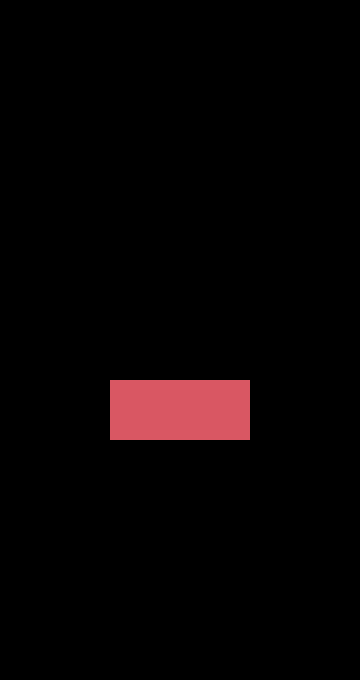

This game map was drawn from its Tiled (.tmx) file and the tilesets committed beside it. A one-line description and the full map source follow:
An orthogonal 36x68 tile map with 10x10 px tiles, 1 tile layer (walls) and 16 objects.

<map version="1.5" tiledversion="1.7.0" orientation="orthogonal" renderorder="right-down" width="36" height="68" tilewidth="10" tileheight="10" infinite="0" nextlayerid="4" nextobjectid="36">
 <editorsettings>
  <export target="maps.json" format="json" />
 </editorsettings>
 <tileset firstgid="1" name="colortile" tilewidth="10" tileheight="10" tilecount="4" columns="4">
  <image source="tileset.png" width="40" height="10" />
  <tile id="0">
   <properties>
    <property name="collides" type="bool" value="false" />
   </properties>
  </tile>
  <tile id="1">
   <properties>
    <property name="collides" type="bool" value="false" />
    <property name="isOpaque" value="false" />
   </properties>
  </tile>
  <tile id="2">
   <properties>
    <property name="collides" type="bool" value="false" />
    <property name="isOpaque" value="false" />
   </properties>
  </tile>
  <tile id="3">
   <properties>
    <property name="collides" type="bool" value="true" />
    <property name="isOpaque" value="true" />
   </properties>
  </tile>
 </tileset>
 <layer id="1" name="walls" width="36" height="68">
  <data encoding="csv">
0,0,0,0,0,0,0,0,0,0,0,0,0,0,0,0,0,0,0,0,0,0,0,0,0,0,0,0,0,0,0,0,0,0,0,0,
0,0,0,0,0,0,0,0,0,0,0,0,0,0,0,0,0,0,0,0,0,0,0,0,0,0,0,0,0,0,0,0,0,0,0,0,
0,0,0,0,0,0,0,0,0,0,0,0,0,0,0,0,0,0,0,0,0,0,0,0,0,0,0,0,0,0,0,0,0,0,0,0,
0,0,0,0,0,0,0,0,0,0,0,0,0,0,0,0,0,0,0,0,0,0,0,0,0,0,0,0,0,0,0,0,0,0,0,0,
0,0,0,0,0,0,0,0,0,0,0,0,0,0,0,0,0,0,0,0,0,0,0,0,0,0,0,0,0,0,0,0,0,0,0,0,
0,0,0,0,0,0,0,0,0,0,0,0,0,0,0,0,0,0,0,0,0,0,0,0,0,0,0,0,0,0,0,0,0,0,0,0,
0,0,0,0,0,0,0,0,0,0,0,0,0,0,0,0,0,0,0,0,0,0,0,0,0,0,0,0,0,0,0,0,0,0,0,0,
0,0,0,0,0,0,0,0,0,0,0,0,0,0,0,0,0,0,0,0,0,0,0,0,0,0,0,0,0,0,0,0,0,0,0,0,
0,0,0,0,0,0,0,0,0,0,0,0,0,0,0,0,0,0,0,0,0,0,0,0,0,0,0,0,0,0,0,0,0,0,0,0,
0,0,0,0,0,0,0,0,0,0,0,0,0,0,0,0,0,0,0,0,0,0,0,0,0,0,0,0,0,0,0,0,0,0,0,0,
0,0,0,0,0,0,0,0,0,0,0,0,0,0,0,0,0,0,0,0,0,0,0,0,0,0,0,0,0,0,0,0,0,0,0,0,
0,0,0,0,0,0,0,0,0,0,0,0,0,0,0,0,0,0,0,0,0,0,0,0,0,0,0,0,0,0,0,0,0,0,0,0,
0,0,0,0,0,0,0,0,0,0,0,0,0,0,0,0,0,0,0,0,0,0,0,0,0,0,0,0,0,0,0,0,0,0,0,0,
0,0,0,0,0,0,0,0,0,0,0,0,0,0,0,0,0,0,0,0,0,0,0,0,0,0,0,0,0,0,0,0,0,0,0,0,
0,0,0,0,0,0,0,0,0,0,0,0,0,0,0,0,0,0,0,0,0,0,0,0,0,0,0,0,0,0,0,0,0,0,0,0,
0,0,0,0,0,0,0,0,0,0,0,0,0,0,0,0,0,0,0,0,0,0,0,0,0,0,0,0,0,0,0,0,0,0,0,0,
0,0,0,0,0,0,0,0,0,0,0,0,0,0,0,0,0,0,0,0,0,0,0,0,0,0,0,0,0,0,0,0,0,0,0,0,
0,0,0,0,0,0,0,0,0,0,0,0,0,0,0,0,0,0,0,0,0,0,0,0,0,0,0,0,0,0,0,0,0,0,0,0,
0,0,0,0,0,0,0,0,0,0,0,0,0,0,0,0,0,0,0,0,0,0,0,0,0,0,0,0,0,0,0,0,0,0,0,0,
0,0,0,0,0,0,0,0,0,0,0,0,0,0,0,0,0,0,0,0,0,0,0,0,0,0,0,0,0,0,0,0,0,0,0,0,
0,0,0,0,0,0,0,0,0,0,0,0,0,0,0,0,0,0,0,0,0,0,0,0,0,0,0,0,0,0,0,0,0,0,0,0,
0,0,0,0,0,0,0,0,0,0,0,0,0,0,0,0,0,0,0,0,0,0,0,0,0,0,0,0,0,0,0,0,0,0,0,0,
0,0,0,0,0,0,0,0,0,0,0,0,0,0,0,0,0,0,0,0,0,0,0,0,0,0,0,0,0,0,0,0,0,0,0,0,
0,0,0,0,0,0,0,0,0,0,0,0,0,0,0,0,0,0,0,0,0,0,0,0,0,0,0,0,0,0,0,0,0,0,0,0,
0,0,0,0,0,0,0,0,0,0,0,0,0,0,0,0,0,0,0,0,0,0,0,0,0,0,0,0,0,0,0,0,0,0,0,0,
0,0,0,0,0,0,0,0,0,0,0,0,0,0,0,0,0,0,0,0,0,0,0,0,0,0,0,0,0,0,0,0,0,0,0,0,
0,0,0,0,0,0,0,0,0,0,0,0,0,0,0,0,0,0,0,0,0,0,0,0,0,0,0,0,0,0,0,0,0,0,0,0,
0,0,0,0,0,0,0,0,0,0,0,0,0,0,0,0,0,0,0,0,0,0,0,0,0,0,0,0,0,0,0,0,0,0,0,0,
0,0,0,0,0,0,0,0,0,0,0,0,0,0,0,0,0,0,0,0,0,0,0,0,0,0,0,0,0,0,0,0,0,0,0,0,
0,0,0,0,0,0,0,0,0,0,0,0,0,0,0,0,0,0,0,0,0,0,0,0,0,0,0,0,0,0,0,0,0,0,0,0,
0,0,0,0,0,0,0,0,0,0,0,0,0,0,0,0,0,0,0,0,0,0,0,0,0,0,0,0,0,0,0,0,0,0,0,0,
0,0,0,0,0,0,0,0,0,0,0,0,0,0,0,0,0,0,0,0,0,0,0,0,0,0,0,0,0,0,0,0,0,0,0,0,
0,0,0,0,0,0,0,0,0,0,0,0,0,0,0,0,0,0,0,0,0,0,0,0,0,0,0,0,0,0,0,0,0,0,0,0,
0,0,0,0,0,0,0,0,0,0,0,0,0,0,0,0,0,0,0,0,0,0,0,0,0,0,0,0,0,0,0,0,0,0,0,0,
0,0,0,0,0,0,0,0,0,0,0,0,0,0,0,0,0,0,0,0,0,0,0,0,0,0,0,0,0,0,0,0,0,0,0,0,
0,0,0,0,0,0,0,0,0,0,0,0,0,0,0,0,0,0,0,0,0,0,0,0,0,0,0,0,0,0,0,0,0,0,0,0,
0,0,0,0,0,0,0,0,0,0,0,0,0,0,0,0,0,0,0,0,0,0,0,0,0,0,0,0,0,0,0,0,0,0,0,0,
0,0,0,0,0,0,0,0,0,0,0,0,0,0,0,0,0,0,0,0,0,0,0,0,0,0,0,0,0,0,0,0,0,0,0,0,
0,0,0,0,0,0,0,0,0,0,0,2,2,2,2,2,2,2,2,2,2,2,2,2,2,0,0,0,0,0,0,0,0,0,0,0,
0,0,0,0,0,0,0,0,0,0,0,2,2,2,2,2,2,2,2,2,2,2,2,2,2,0,0,0,0,0,0,0,0,0,0,0,
0,0,0,0,0,0,0,0,0,0,0,2,2,2,2,2,2,2,2,2,2,2,2,2,2,0,0,0,0,0,0,0,0,0,0,0,
0,0,0,0,0,0,0,0,0,0,0,2,2,2,2,2,2,2,2,2,2,2,2,2,2,0,0,0,0,0,0,0,0,0,0,0,
0,0,0,0,0,0,0,0,0,0,0,2,2,2,2,2,2,2,2,2,2,2,2,2,2,0,0,0,0,0,0,0,0,0,0,0,
0,0,0,0,0,0,0,0,0,0,0,2,2,2,2,2,2,2,2,2,2,2,2,2,2,0,0,0,0,0,0,0,0,0,0,0,
0,0,0,0,0,0,0,0,0,0,0,0,0,0,0,0,0,0,0,0,0,0,0,0,0,0,0,0,0,0,0,0,0,0,0,0,
0,0,0,0,0,0,0,0,0,0,0,0,0,0,0,0,0,0,0,0,0,0,0,0,0,0,0,0,0,0,0,0,0,0,0,0,
0,0,0,0,0,0,0,0,0,0,0,0,0,0,0,0,0,0,0,0,0,0,0,0,0,0,0,0,0,0,0,0,0,0,0,0,
0,0,0,0,0,0,0,0,0,0,0,0,0,0,0,0,0,0,0,0,0,0,0,0,0,0,0,0,0,0,0,0,0,0,0,0,
0,0,0,0,0,0,0,0,0,0,0,0,0,0,0,0,0,0,0,0,0,0,0,0,0,0,0,0,0,0,0,0,0,0,0,0,
0,0,0,0,0,0,0,0,0,0,0,0,0,0,0,0,0,0,0,0,0,0,0,0,0,0,0,0,0,0,0,0,0,0,0,0,
0,0,0,0,0,0,0,0,0,0,0,0,0,0,0,0,0,0,0,0,0,0,0,0,0,0,0,0,0,0,0,0,0,0,0,0,
0,0,0,0,0,0,0,0,0,0,0,0,0,0,0,0,0,0,0,0,0,0,0,0,0,0,0,0,0,0,0,0,0,0,0,0,
0,0,0,0,0,0,0,0,0,0,0,0,0,0,0,0,0,0,0,0,0,0,0,0,0,0,0,0,0,0,0,0,0,0,0,0,
0,0,0,0,0,0,0,0,0,0,0,0,0,0,0,0,0,0,0,0,0,0,0,0,0,0,0,0,0,0,0,0,0,0,0,0,
0,0,0,0,0,0,0,0,0,0,0,0,0,0,0,0,0,0,0,0,0,0,0,0,0,0,0,0,0,0,0,0,0,0,0,0,
0,0,0,0,0,0,0,0,0,0,0,0,0,0,0,0,0,0,0,0,0,0,0,0,0,0,0,0,0,0,0,0,0,0,0,0,
0,0,0,0,0,0,0,0,0,0,0,0,0,0,0,0,0,0,0,0,0,0,0,0,0,0,0,0,0,0,0,0,0,0,0,0,
0,0,0,0,0,0,0,0,0,0,0,0,0,0,0,0,0,0,0,0,0,0,0,0,0,0,0,0,0,0,0,0,0,0,0,0,
0,0,0,0,0,0,0,0,0,0,0,0,0,0,0,0,0,0,0,0,0,0,0,0,0,0,0,0,0,0,0,0,0,0,0,0,
0,0,0,0,0,0,0,0,0,0,0,0,0,0,0,0,0,0,0,0,0,0,0,0,0,0,0,0,0,0,0,0,0,0,0,0,
0,0,0,0,0,0,0,0,0,0,0,0,0,0,0,0,0,0,0,0,0,0,0,0,0,0,0,0,0,0,0,0,0,0,0,0,
0,0,0,0,0,0,0,0,0,0,0,0,0,0,0,0,0,0,0,0,0,0,0,0,0,0,0,0,0,0,0,0,0,0,0,0,
0,0,0,0,0,0,0,0,0,0,0,0,0,0,0,0,0,0,0,0,0,0,0,0,0,0,0,0,0,0,0,0,0,0,0,0,
0,0,0,0,0,0,0,0,0,0,0,0,0,0,0,0,0,0,0,0,0,0,0,0,0,0,0,0,0,0,0,0,0,0,0,0,
0,0,0,0,0,0,0,0,0,0,0,0,0,0,0,0,0,0,0,0,0,0,0,0,0,0,0,0,0,0,0,0,0,0,0,0,
0,0,0,0,0,0,0,0,0,0,0,0,0,0,0,0,0,0,0,0,0,0,0,0,0,0,0,0,0,0,0,0,0,0,0,0,
0,0,0,0,0,0,0,0,0,0,0,0,0,0,0,0,0,0,0,0,0,0,0,0,0,0,0,0,0,0,0,0,0,0,0,0,
0,0,0,0,0,0,0,0,0,0,0,0,0,0,0,0,0,0,0,0,0,0,0,0,0,0,0,0,0,0,0,0,0,0,0,0
</data>
 </layer>
 <objectgroup id="3" name="navmesh">
  <object id="9" x="0" y="0" width="110" height="380" />
  <object id="11" x="250" y="380" width="110" height="30" />
  <object id="13" x="250" y="410" width="110" height="30" />
  <object id="14" x="0" y="380" width="110" height="30" />
  <object id="16" x="0" y="410" width="110" height="30" />
  <object id="20" x="0" y="560" width="110" height="120" />
  <object id="21" x="110" y="0" width="70" height="380" />
  <object id="22" x="250" y="0" width="110" height="380" />
  <object id="23" x="250" y="560" width="110" height="120" />
  <object id="24" x="110" y="560" width="70" height="120" />
  <object id="25" x="180" y="0" width="70" height="380" />
  <object id="27" x="180" y="560" width="70" height="120" />
  <object id="32" x="0" y="440" width="110" height="120" />
  <object id="33" x="250" y="440" width="110" height="120" />
  <object id="34" x="110" y="440" width="70" height="120" />
  <object id="35" x="180" y="440" width="70" height="120" />
 </objectgroup>
</map>
